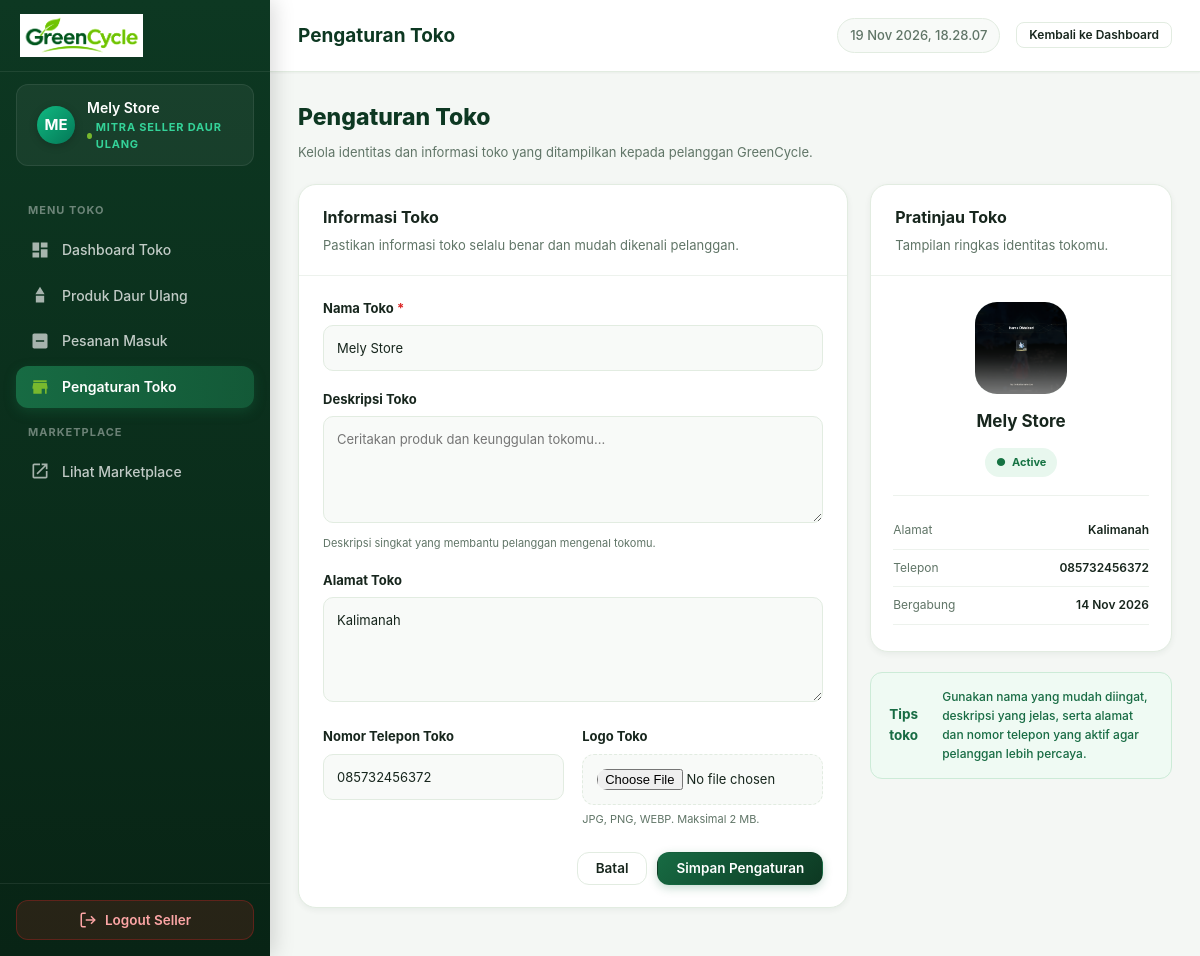
Screenshot of /seller/store/index.php (signed in) with the database file from the repository.
### tables this page shows
CREATE TABLE `stores` (
  `id` int(11) NOT NULL,
  `user_id` int(11) NOT NULL,
  `store_name` varchar(150) NOT NULL,
  `description` text DEFAULT NULL,
  `address` text DEFAULT NULL,
  `phone` varchar(20) DEFAULT NULL,
  `logo` varchar(255) DEFAULT NULL,
  `status` enum('active','inactive') NOT NULL DEFAULT 'active',
  `created_at` timestamp NOT NULL DEFAULT current_timestamp(),
  `updated_at` timestamp NOT NULL DEFAULT current_timestamp() ON UPDATE current_timestamp()
);

### includes/init.php (called while the page is built, shortened)
<?php
function e($value)
{
    return htmlspecialchars((string) $value, ENT_QUOTES, 'UTF-8');
}

### seller/store/index.php (the view, shortened to what this page needs)
<?php
require_once __DIR__ . '/../../includes/auth_check.php';
$userId = (int) $_SESSION['user_id'];
$sellerName = $_SESSION['name'] ?? 'Penjual GreenCycle';
function getSellerStore(mysqli $conn, int $userId): ?array
{
    $stmt = $conn->prepare("SELECT id, store_name, description, address, phone, logo, status, created_at FROM stores WHERE user_id = ? LIMIT 1");
    $stmt->bind_param('i', $userId);
    $stmt->execute();
    $store = $stmt->get_result()->fetch_assoc();
    return $store ?: null;
}
$store = getSellerStore($conn, $userId);
$form = [
    'store_name' => $store['store_name'] ?? '',
    'description' => $store['description'] ?? '',
    'address' => $store['address'] ?? '',
    'phone' => $store['phone'] ?? '',
];
$store = getSellerStore($conn, $userId);
$storeName = $store['store_name'] ?? $sellerName;
$initials = strtoupper(substr($storeName, 0, 2));
?>
<!DOCTYPE html>
<html lang="id">
<head>
    <link rel="stylesheet" href="/GreenCycle/assets/css/dashboard.css">
</head>
<body>
<div class="gc-app">
    <aside class="gc-sidebar" id="gcSidebar">
        <div class="gc-sidebar-header">
            <a href="/GreenCycle/seller/dashboard.php" class="gc-sidebar-logo">
                <img src="/GreenCycle/assets/images/greencycle-logo.png" alt="GreenCycle Logo" onerror="this.style.display='none';this.nextElementSibling.style.display='inline'">
            </a>
        </div>
        <div class="gc-sidebar-role-badge">
            <div class="gc-role-avatar" style="background:linear-gradient(135deg,#10b981,#047857)"><?= e($initials) ?></div>
            <div class="gc-role-info"><div class="gc-role-name"><?= e($storeName) ?></div><div class="gc-role-tag" style="color:#34d399">Mitra Seller Daur Ulang</div></div>
        </div>
        <nav class="gc-sidebar-nav">
            <div class="gc-nav-group-title">Menu Toko</div>
            <a href="/GreenCycle/seller/dashboard.php" class="gc-nav-item"><svg viewBox="0 0 24 24"><path d="M3 13h8V3H3v10zm0 8h8v-6H3v6zm10 0h8V11h-8v10zm0-18v6h8V3h-8z"/></svg>Dashboard Toko</a>
            <a href="/GreenCycle/seller/products/index.php" class="gc-nav-item"><svg viewBox="0 0 24 24"><path d="M12 2l-5.5 9h11zM7 13h10v8H7z"/></svg>Produk Daur Ulang</a>
            <a href="/GreenCycle/seller/orders/index.php" class="gc-nav-item"><svg viewBox="0 0 24 24"><path d="M19 3H5c-1.1 0-2 .9-2 2v14c0 1.1.9 2 2 2h14c1.1 0 2-.9 2-2V5c0-1.1-.9-2-2-2zM7 11h10v2H7z"/></svg>Pesanan Masuk</a>
            <a href="/GreenCycle/seller/store/index.php" class="gc-nav-item active"><svg viewBox="0 0 24 24"><path d="M20 4H4v2h16V4zm1 10v-2l-1-5H4l-1 5v2h1v6h10v-6h4v6h2v-6h1z"/></svg>Pengaturan Toko</a>
            <div class="gc-nav-group-title">Marketplace</div>
            <a href="/GreenCycle/pages/home.php" class="gc-nav-item" target="_blank"><svg viewBox="0 0 24 24"><path d="M19 19H5V5h7V3H5c-1.11 0-2 .9-2 2v14c0 1.1.89 2 2 2h14c1.1 0 2-.9 2-2v-7h-2v7zM14 3v2h3.59l-9.83 9.83 1.41 1.41L19 6.41V10h2V3h-7z"/></svg>Lihat Marketplace</a>
        </nav>
        <div class="gc-sidebar-footer"><form action="/GreenCycle/auth/logout.php" method="POST"><input type="hidden" name="csrf_token" value="<?= e(csrf_token()) ?>"><button type="submit" class="gc-btn-logout-sidebar"><svg width="18" height="18" viewBox="0 0 24 24" fill="none" stroke="currentColor" stroke-width="2"><path d="M9 21H5a2 2 0 0 1-2-2V5a2 2 0 0 1 2-2h4"></path><polyline points="16 17 21 12 16 7"></polyline><line x1="21" y1="12" x2="9" y2="12"></line></svg>Logout Seller</button></form></div>
    </aside>
    <main class="gc-main">
        <header class="gc-topbar">
            <div class="gc-topbar-left"><button class="gc-menu-toggle" id="gcMenuToggle" aria-label="Buka Menu">☰</button><div class="gc-topbar-title"><span>Pengaturan Toko</span></div></div>
            <div class="gc-topbar-right"><div class="gc-topbar-clock" id="gcLiveClock"></div><a href="/GreenCycle/seller/dashboard.php" class="gc-btn gc-btn-secondary gc-btn-sm">Kembali ke Dashboard</a></div>
        </header>
        <div class="gc-content">
            <div style="margin-bottom:22px"><h1 style="font-size:23px;font-weight:800;color:var(--gc-forest);margin:0 0 6px">Pengaturan Toko</h1><p style="font-size:13px;color:var(--gc-text-muted);margin:0">Kelola identitas dan informasi toko yang ditampilkan kepada pelanggan GreenCycle.</p></div>
            <div class="store-settings-grid">
                <section class="store-card">
                    <div class="store-card-head"><h2>Informasi Toko</h2><p>Pastikan informasi toko selalu benar dan mudah dikenali pelanggan.</p></div>
                    <div class="store-card-body">
                        <form method="POST" enctype="multipart/form-data">
                            <div class="store-form-grid">
                                <div class="store-form-group full"><label for="store_name">Nama Toko <span style="color:#dc2626">*</span></label><input id="store_name" type="text" name="store_name" maxlength="150" required value="<?= e($form['store_name']) ?>" placeholder="Contoh: Mely Store"></div>
                                <div class="store-form-group full"><label for="description">Deskripsi Toko</label><textarea id="description" name="description" rows="4" placeholder="Ceritakan produk dan keunggulan tokomu..."><?= e($form['description']) ?></textarea><small class="store-help">Deskripsi singkat yang membantu pelanggan mengenal tokomu.</small></div>
                                <div class="store-form-group full"><label for="address">Alamat Toko</label><textarea id="address" name="address" rows="3" placeholder="Masukkan alamat lengkap toko"><?= e($form['address']) ?></textarea></div>
                                <div class="store-form-group"><label for="phone">Nomor Telepon Toko</label><input id="phone" type="tel" name="phone" maxlength="20" value="<?= e($form['phone']) ?>" placeholder="08xxxxxxxxxx"></div>
                                <div class="store-form-group"><label for="store_logo">Logo Toko</label><div class="store-logo-upload"><input id="store_logo" type="file" name="store_logo" accept=".jpg,.jpeg,.png,.webp,image/jpeg,image/png,image/webp"></div><small class="store-help">JPG, PNG, WEBP. Maksimal 2 MB.</small></div>
                            </div>
                            <div class="store-actions"><a href="/GreenCycle/seller/dashboard.php" class="gc-btn gc-btn-secondary">Batal</a><button type="submit" class="gc-btn gc-btn-primary">Simpan Pengaturan</button></div>
                        </form>
                    </div>
                </section>
                <aside>
                    <section class="store-card">
                        <div class="store-card-head"><h2>Pratinjau Toko</h2><p>Tampilan ringkas identitas tokomu.</p></div>
                        <div class="store-profile">
                            <div class="store-logo"><?php if (!empty($store['logo'])): ?><img src="/GreenCycle/uploads/<?= e($store['logo']) ?>" alt="Logo <?= e($storeName) ?>"><?php else: ?><?= e($initials) ?><?php endif; ?></div>
                            <h3><?= e($store['store_name'] ?? 'Nama Toko Anda') ?></h3>
                            <?php if ($store): ?><span class="store-status <?= ($store['status'] ?? '') === 'active' ? '' : 'inactive' ?>"><span>●</span><?= e(ucfirst($store['status'])) ?></span><?php else: ?><span class="store-status inactive">Profil belum dibuat</span><?php endif; ?>
                            <div class="store-info-list">
                                <div class="store-info-row"><span>Alamat</span><span><?= e($store['address'] ?? '-') ?: '-' ?></span></div>
                                <div class="store-info-row"><span>Telepon</span><span><?= e($store['phone'] ?? '-') ?: '-' ?></span></div>
                                <div class="store-info-row"><span>Bergabung</span><span><?= !empty($store['created_at']) ? date('d M Y', strtotime($store['created_at'])) : '-' ?></span></div>
                            </div>
                        </div>
                    </section>
                    <div class="gc-alert" style="background:#effaf3;border:1px solid #ccebd7;color:#176b43"><strong>Tips toko</strong><br><span style="font-size:12px;line-height:1.6">Gunakan nama yang mudah diingat, deskripsi yang jelas, serta alamat dan nomor telepon yang aktif agar pelanggan lebih percaya.</span></div>
                </aside>
            </div>
        </div>
    </main>
</div>
</body>
</html>

### seller/store/index.php (style rules this page uses)
.store-settings-grid { display:grid;grid-template-columns:minmax(0,1.55fr) minmax(260px,.85fr);gap:22px;align-items:start }
.store-card { background:var(--gc-surface);border:1px solid var(--gc-border);border-radius:var(--gc-radius-lg);box-shadow:var(--gc-shadow-sm);overflow:hidden;margin-bottom:20px }
.store-card-head { padding:20px 24px;border-bottom:1px solid var(--gc-border-light) }
.store-card-head h2 { font-size:16px;margin:0 0 5px;color:var(--gc-text);font-weight:750 }
.store-card-head p { margin:0;color:var(--gc-text-muted);font-size:13px }
.store-card-body { padding:22px 24px }
.store-form-grid { display:grid;grid-template-columns:1fr 1fr;gap:0 18px }
.store-form-group { margin-bottom:18px }
.store-form-group.full { grid-column:1/-1 }
.store-form-group label { display:block;font-size:13px;font-weight:650;color:var(--gc-text);margin-bottom:7px }
.store-form-group input,.store-form-group textarea { width:100%;box-sizing:border-box;padding:12px 13px;border:1px solid var(--gc-border);border-radius:10px;background:var(--gc-surface-alt);font:inherit;font-size:13px;color:var(--gc-text);transition:.2s }
.store-form-group textarea { resize:vertical;min-height:105px }
.store-help { font-size:11px;color:var(--gc-text-muted);margin-top:6px;display:block }
.store-profile { text-align:center;padding:26px 22px }
.store-logo { width:92px;height:92px;border-radius:22px;background:#e8f5ed;display:flex;align-items:center;justify-content:center;margin:0 auto 14px;overflow:hidden;color:#176b43;font-size:25px;font-weight:800 }
.store-logo img { width:100%;height:100%;object-fit:cover }
.store-profile h3 { font-size:17px;margin:0 0 7px;color:var(--gc-text) }
.store-status { display:inline-flex;align-items:center;gap:6px;padding:6px 11px;border-radius:30px;font-size:11px;font-weight:700;background:#e8f7ee;color:#167343 }
.store-info-list { border-top:1px solid var(--gc-border-light);text-align:left;padding-top:16px;margin-top:18px }
.store-info-row { display:flex;gap:12px;justify-content:space-between;padding:9px 0;font-size:12px;border-bottom:1px solid var(--gc-border-light) }
.store-info-row span:first-child { color:var(--gc-text-muted) }
.store-info-row span:last-child { font-weight:600;text-align:right;overflow-wrap:anywhere;max-width:58% }
.store-logo-upload { display:flex;align-items:center;gap:15px;padding:14px;border:1px dashed var(--gc-border);border-radius:12px;background:var(--gc-surface-alt) }
.store-logo-upload input { max-width:100%;border:0;padding:0;background:transparent }
.store-actions { display:flex;justify-content:flex-end;gap:10px;padding-top:6px }

### rows the page displays
stores: store_name "ME", store_name "Mely Store", address "Kalimanah", phone "085732456372", logo (picture), status "Active", created_at "14 Nov 2026"
